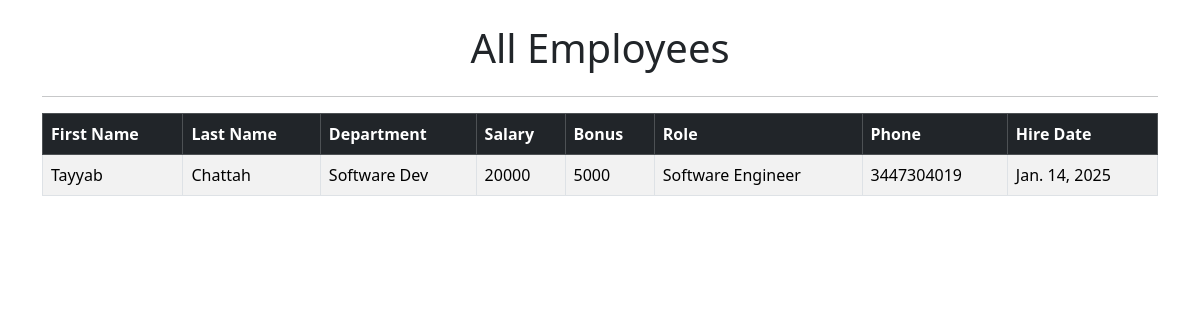
/all_emp/, run on an earlier commit of the app's database.
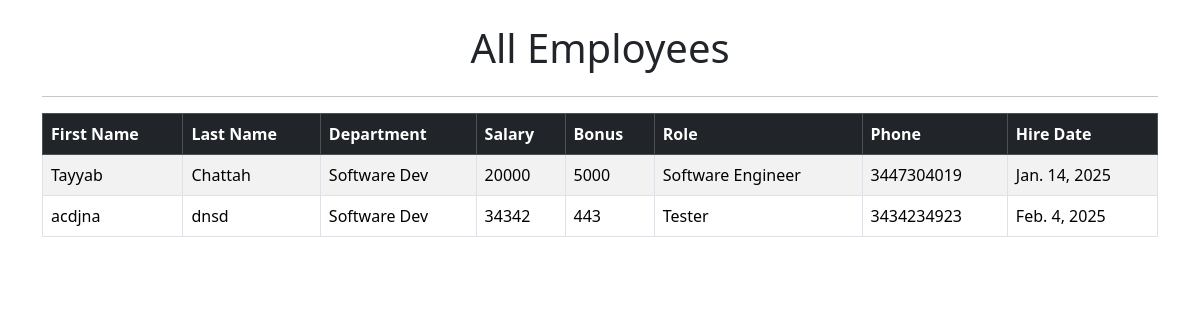
And on a later commit of the database.
### emp_app/models.py (models this page shows, shortened)
class Employe(models.Model):
    first_name=models.CharField(max_length=100,null=False)
    last_name=models.CharField(max_length=100,null=False)
    dept=models.ForeignKey(dept,on_delete=models.CASCADE)
    salary=models.IntegerField(default=0)
    bonous=models.IntegerField(default=0)
    Role=models.ForeignKey(Role,on_delete=models.CASCADE)
    Phone=models.IntegerField(default=0)
    hire_date=models.DateField()

class dept(models.Model):
    name=models.CharField(max_length=100,null=False)
    location=models.CharField(max_length=100,null=False)

class Role(models.Model):
    name=models.CharField(max_length=100,null=False)

### emp_app/views.py (the view)
# urls.py: path('all_emp/', views.all_emp, name='all_emp'),
def all_emp(request):
    emps=Employe.objects.all()
    context={
        "emps":emps
    }
    return render(request,'view_all.html',context)

### emp_app/templates/view_all.html (shortened to what this page needs)
<!doctype html>
<html lang="en">
  <head>
    <link href="https://cdn.jsdelivr.net/npm/bootstrap@5.3.3/dist/css/bootstrap.min.css" rel="stylesheet">
  </head>
  <body>
    <div class="container">
      <h1 class="text-center my-4">All Employees</h1>
      <hr>
      <table class="table table-bordered table-striped">
        <thead class="table-dark">
          <tr>
            <th>First Name</th>
            <th>Last Name</th>
            <th>Department</th>
            <th>Salary</th>
            <th>Bonus</th>
            <th>Role</th>
            <th>Phone</th>
            <th>Hire Date</th>
          </tr>
        </thead>
        <tbody>
          {% for emp in emps %}
          <tr>
            <td>{{ emp.first_name }}</td>
            <td>{{ emp.last_name }}</td>
            <td>{{ emp.dept.name }}</td>
            <td>{{ emp.salary }}</td>
            <td>{{ emp.bonous }}</td>
            <td>{{ emp.Role.name }}</td>
            <td>{{ emp.Phone }}</td>
            <td>{{ emp.hire_date }}</td>
          </tr>
          {% endfor %}
        </tbody>
      </table>
    </div>
  </body>
</html>

What changed in the data, as far as the page shows it:
added Employe: first_name "acdjna", last_name "dnsd", dept.name "Software Dev", salary "34342", bonous "443", Role.name "Tester", Phone "3434234923", hire_date "Feb. 4, 2025"
